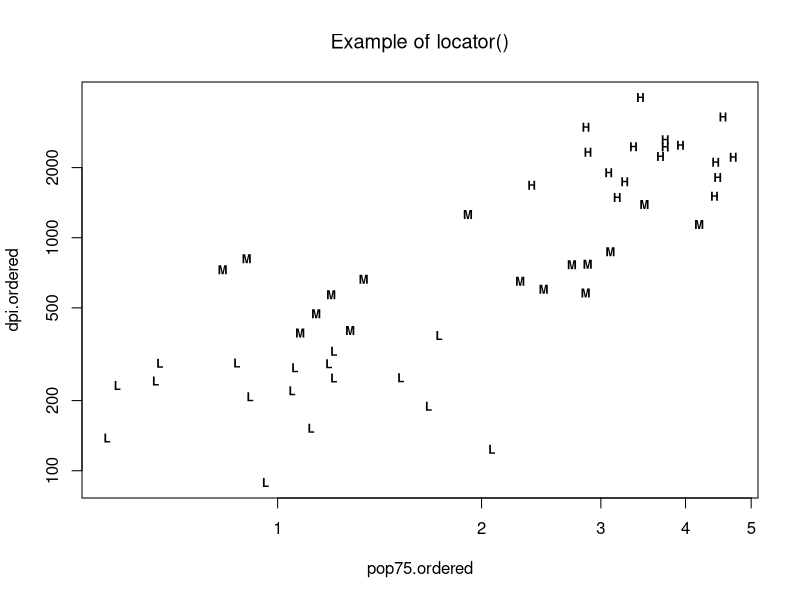

Recreate this plot in R. (Note: this script raises an error after producing the figure.)
ord = order( 
  LifeCycleSavings$pop75
)
pop75.ordered = LifeCycleSavings$pop75[ ord ]
dpi.ordered = LifeCycleSavings$dpi[ ord ]

tri1 = quantile( dpi.ordered, 0.33 )
tri2 = quantile( dpi.ordered, 0.67 )

plot( 
  pop75.ordered, 
  dpi.ordered, 
  log="xy",
  main="Example of locator()", 
  font.main=1,  
  type="n"
  )
points( 
  pop75.ordered, 
  dpi.ordered,
  pch=ifelse(
    dpi.ordered<=tri2,
    ifelse( 
      dpi.ordered<=tri1, 
      "L", 
      "M" 
      ), 
    "H" 
    ), 
  cex=0.7, 
  font=2 
  )
legend( 
  locator( 
    1, 
    "n" 
    ), 
  legend=c("First Tercile of Income",
           "Second Tercile of Income", 
           "Third Tercile of Income"), 
  pch=c( "L", "M", "H" ), 
  pt.lwd=2, 
  pt.cex=0.7, 
  cex=0.7, 
  bg="grey98" 
  )
